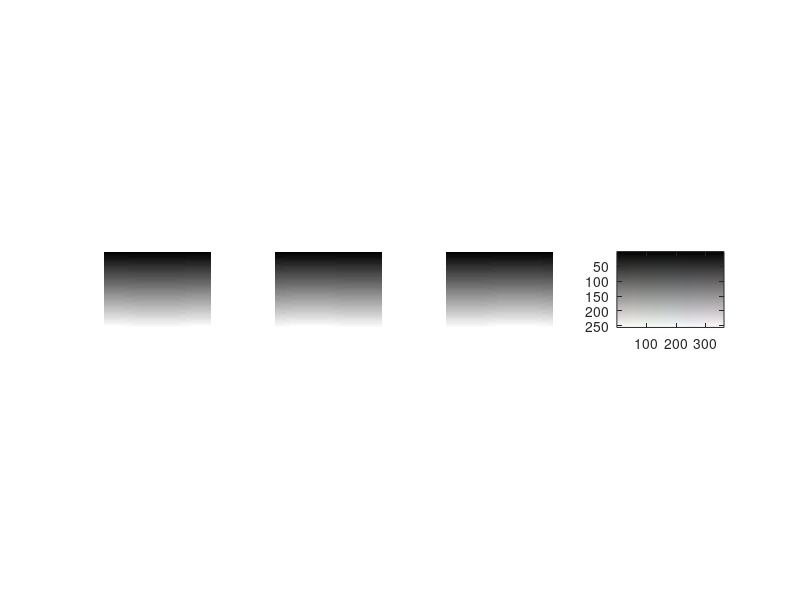

This chart was generated by the following MATLAB code:
%% 
S = 255;
while S > 1
    H = [1:360];
    V = [1:255]';
    
    [H,V]=meshgrid(H,V);
    
    height = 255;
    width = 360;
    temp = zeros(255, 360, 3);
    hsv_value = zeros(height,width,3);
    
    hsv_value(:,:,1) = H/360;
    hsv_value(:,:,2) = S/255;
    hsv_value(:,:,3) = V/255;
    
    rgb_value = hsv2rgb(hsv_value);
    
    for i = 1:3
        subplot(1,4,i);
        imshow(rgb_value(:,:,i),[]);
    end
    subplot(1,4,4);
     imshow(rgb_value,[]);
      axis on;
    pause;
    close gcf
    S =S-10
end
